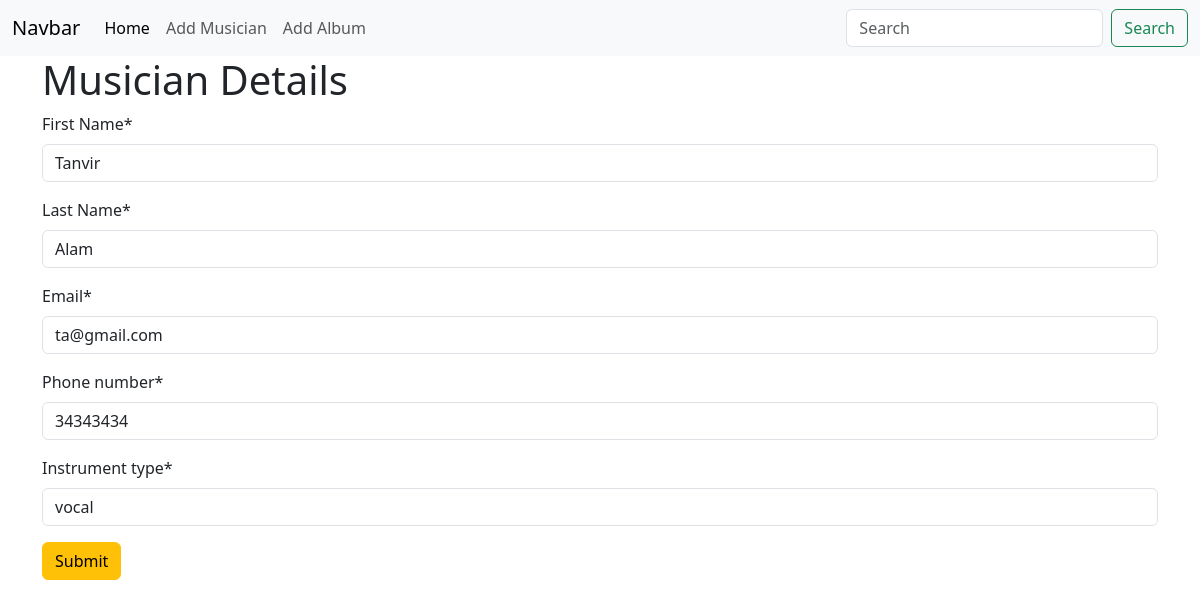
/musicians/edit/2, run on the app's committed database.
### musician/models.py (models this page shows, shortened)
class Musician(models.Model):
    f_name=models.CharField(max_length=50)  #labels="First Name" will be added later on forms
    l_name=models.CharField(max_length=50)
    email=models.EmailField(default="example@example.com")
    phone_number = models.CharField(max_length=12)
    instrument_type=models.CharField(max_length=20,null=True)

### musician/views.py (the view)
# urls.py: path('edit/<int:id>',views.edit_musician,name='edit_muscian'),
def edit_musician(request,id):
    data=Musician.objects.get(pk=id)
    musiciain=forms.MusicianForm(instance=data)
    if request.method == 'POST':
        musiciain=forms.MusicianForm(request.POST ,instance=data)
        if musiciain.is_valid():
            musiciain.save(commit=True)
            return redirect ('homepage')
    return render(request,'add_musician.html',{'form':musiciain})

### musician/forms.py
class MusicianForm(forms.ModelForm):
    class Meta:
        model=Musician
        fields='__all__'
        labels = {
            'f_name':"First Name",
            'l_name':'Last Name',
        }
        widgets ={
            'phone_number':forms.TextInput(attrs={'type':'tel','placeholder':"Enter Mobile Number","class":'form-control',}),
        }

### musician/templates/add_musician.html (shortened to what this page needs)
{%extends 'base.html'%}
{% load crispy_forms_tags  %}
{% block content%}
   <form method="post" class="container">
    <h1>Musician Details</h1>
    {{form | crispy}}
    <button type="submit" class="btn btn-warning">Submit</button>
   </form>
{%endblock%}

### data on the page
Musician: f_name "Tanvir", l_name "Alam", email "ta@gmail.com", phone_number "34343434", instrument_type "vocal"
